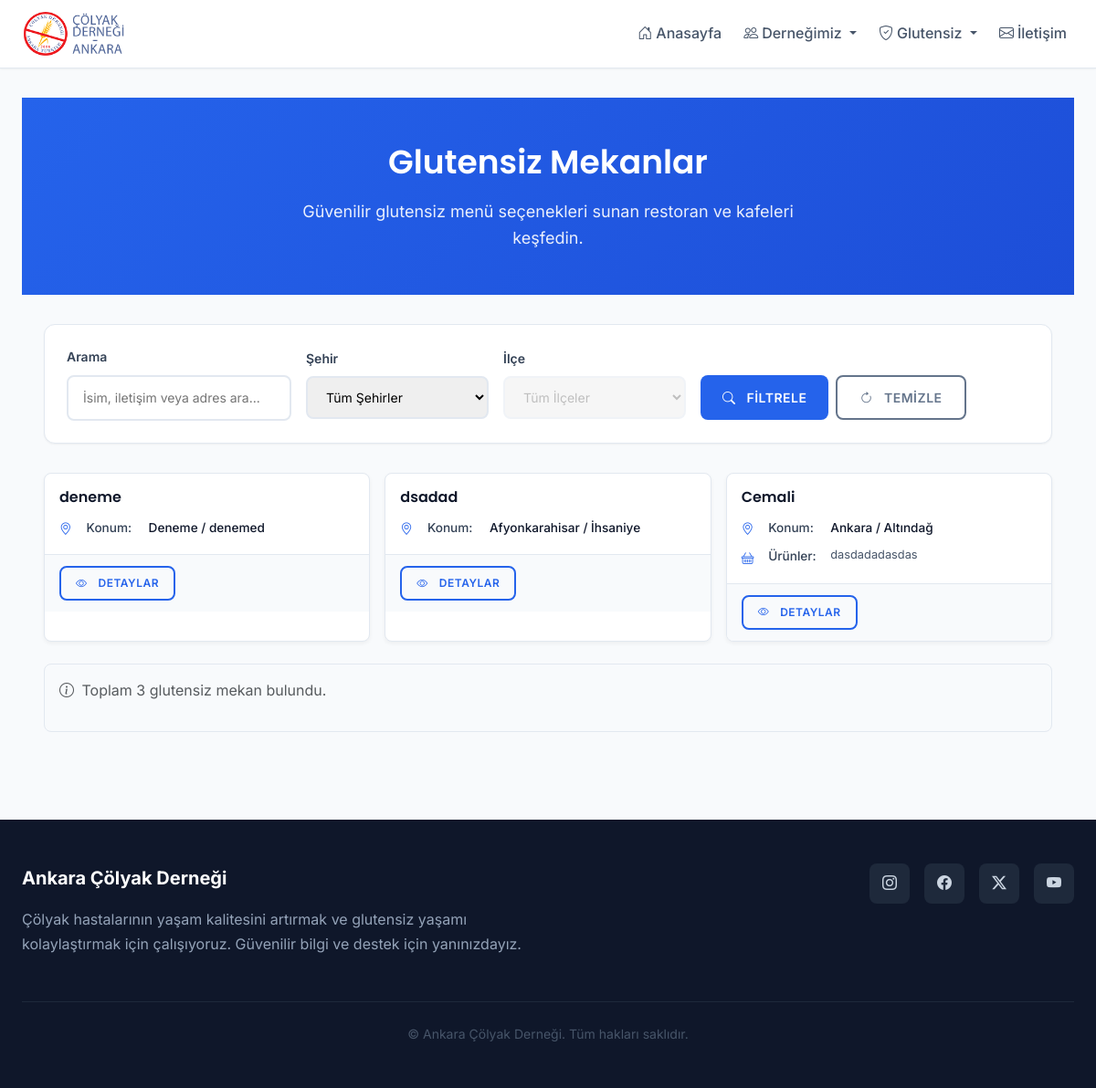
The app's page /glutensiz/mekanlar/ with its own data.
### users/models.py (models this page shows, shortened)
class GlutenFreeVenue(models.Model):
    name = models.CharField(max_length=100, verbose_name="Mekan Adı")
    city = models.CharField(max_length=30, choices=TURKISH_CITIES, default='Ankara', verbose_name="Şehir")
    district = models.CharField(max_length=50, blank=True, null=True, verbose_name="İlçe")
    is_approved = models.BooleanField(default=False, verbose_name="Onaylı mı?")
    approved_at = models.DateTimeField(auto_now=True, verbose_name="Onay Tarihi")
    description = models.TextField(blank=True, null=True, verbose_name="Açıklama")
    contact = models.CharField(max_length=200, blank=True, null=True, verbose_name="İletişim")
    address = models.CharField(max_length=300, blank=True, null=True, verbose_name="Adres")
    website = models.URLField(blank=True, null=True, verbose_name="Web Sitesi")
    gluten_free_products = models.TextField(blank=True, null=True, verbose_name="Glutensiz Ürünler")
    added_by = models.ForeignKey('User', null=True, blank=True, on_delete=models.SET_NULL, related_name='added_%(class)s_items', verbose_name='Ekleyen')
    class Meta:
        verbose_name = "Glutensiz Mekan"
        verbose_name_plural = "Glutensiz Mekanlar"

### pages/views.py (the view, shortened to what this page needs)
# urls.py: path('glutensiz/mekanlar/', views.glutensiz_mekanlar, name='glutensiz_mekanlar'),
def glutensiz_mekanlar(request):
    venues = GlutenFreeVenue.objects.filter(is_approved=True)
    q = request.GET.get('q')
    city = request.GET.get('city')
    district = request.GET.get('district')
    if city:
        venues = venues.filter(city=city)
    if district:
        venues = venues.filter(district=district)
    return render(request, 'pages/gf_places.html', {'venues': venues, 'cities': TURKISH_CITIES, 'districts': DISTRICTS})

### templates/pages/gf_places.html (shortened to what this page needs)
{% extends 'base.html' %}
{% load static %}
{% block content %}
<div class="page-header">
  <div class="container">
    <h1>Glutensiz Mekanlar</h1>
    <p>Güvenilir glutensiz menü seçenekleri sunan restoran ve kafeleri keşfedin.</p>
  </div>
</div>
<div class="container">
  <div class="filter-section">
    <form method="get" class="filter-form">
      <div class="filter-group">
        <label class="filter-label">Arama</label>
        <input type="text" name="q" value="{{ request.GET.q|default:'' }}" class="filter-input" placeholder="İsim, iletişim veya adres ara...">
      </div>
      <div class="filter-group">
        <label class="filter-label">Şehir</label>
        <select name="city" class="filter-input" id="venue-filter-city">
          <option value="">Tüm Şehirler</option>
        </select>
      </div>
      <div class="filter-group">
        <label class="filter-label">İlçe</label>
        <select name="district" class="filter-input" id="venue-filter-district">
          <option value="">Tüm İlçeler</option>
        </select>
      </div>
      <div class="filter-group">
        <label class="filter-label">&nbsp;</label>
        <div class="d-flex gap-2">
          <button class="btn btn-primary" type="submit">
            <i class="bi bi-search me-1"></i>Filtrele
          </button>
          <button class="btn btn-outline-secondary" type="button" onclick="window.location.href=window.location.pathname">
            <i class="bi bi-arrow-clockwise me-1"></i>Temizle
          </button>
        </div>
      </div>
    </form>
  </div>
  {% if venues %}
    <div class="venue-grid">
      {% for venue in venues %}
      <div class="venue-card">
        <div class="venue-card-body">
          <h5 class="venue-name">{{ venue.name }}</h5>
          <div class="venue-details">
            <div class="detail-item">
              <i class="bi bi-geo-alt me-2"></i>
              <span class="detail-label">Konum:</span>
              <span class="detail-value">{{ venue.city }}{% if venue.district %} / {{ venue.district }}{% endif %}</span>
            </div>
            {% if venue.gluten_free_products %}
            <div class="detail-item">
              <i class="bi bi-basket me-2"></i>
              <span class="detail-label">Ürünler:</span>
              <p class="detail-description">{{ venue.gluten_free_products }}</p>
            </div>
            {% endif %}
          </div>
        </div>
        <div class="venue-card-footer">
          <div class="d-flex gap-2">
            <button class="btn btn-outline-primary btn-sm btn-show-venue-details"
              data-name="{{ venue.name|escapejs }}"
              data-address="{{ venue.address|default:''|escapejs }}"
              data-city="{{ venue.city|escapejs }}"
              data-district="{{ venue.district|default:''|escapejs }}"
              data-products="{{ venue.gluten_free_products|default:''|escapejs }}"
              data-description="{{ venue.description|default:''|escapejs }}"
              type="button"
              data-bs-toggle="modal" data-bs-target="#venueDetailModal">
              <i class="bi bi-eye me-1"></i>Detaylar
            </button>
          </div>
        </div>
      </div>
      {% endfor %}
    </div>
    <div class="results-info mt-4">
      <p class="text-muted">
        <i class="bi bi-info-circle me-1"></i>
        Toplam {{ venues|length }} glutensiz mekan bulundu.
      </p>
    </div>
  {% endif %}
</div>
{% endblock %}

### records on screen
GlutenFreeVenue: name "deneme", city "Deneme", district "denemed"
GlutenFreeVenue: name "dsadad", city "Afyonkarahisar", district "İhsaniye"
GlutenFreeVenue: name "Cemali", city "Ankara", district "Altındağ", gluten_free_products "dasdadadasdas"

### other values on screen
{{ venues|length }} "3"
